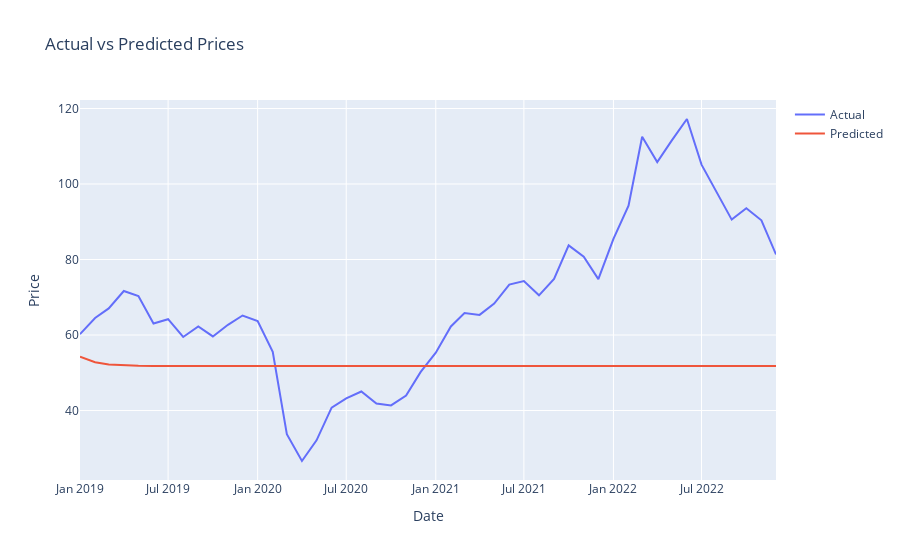

This figure's notebook cell:
### Code cell
#%%

# Calculate evaluation metrics
# Root Mean Squared Error (RMSE)
rmse = sqrt(mean_squared_error(test['Price'], predictions))
print(f'RMSE: {rmse:.3f}')

# Mean Absolute Error (MAE)
mae = mean_absolute_error(test['Price'], predictions)
print(f'MAE: {mae:.3f}')

# Mean Absolute Percentage Error (MAPE)
mape = mean_absolute_percentage_error(test['Price'], predictions)
print(f'MAPE: {mape*100:.3f}%')

#%%
# Plot actual vs predicted with plotly
fig = go.Figure()
fig.add_trace(go.Scatter(x=test.index, y=test['Price'], mode='lines', name='Actual'))
fig.add_trace(go.Scatter(x=test.index, y=predictions, mode='lines', name='Predicted'))
fig.update_layout(title='Actual vs Predicted Prices', xaxis_title='Date', yaxis_title='Price')
fig.show()
